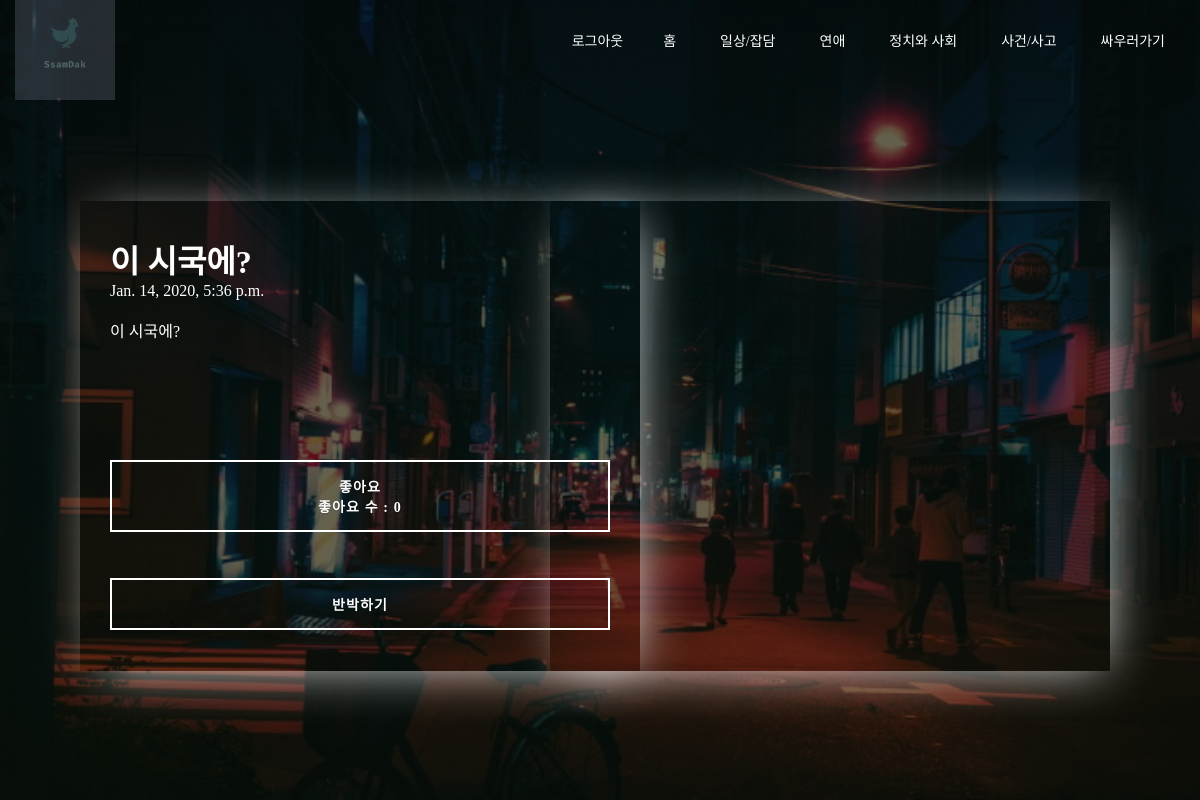
/politics/11, run on the app's committed database.
### FightTogether/models.py (models this page shows, shortened)
class Politics(models.Model): #정치/사회와 관련된 디비
    title = models.CharField(max_length=200)
    pub_date = models.DateTimeField('date published')
    password = models.CharField(max_length = 50,null = True)
    body = models.TextField()
    like_count = models.PositiveIntegerField(default=0)

### FightTogether/views.py (the view)
# urls.py: path('politics/<int:politics_id>',FightTogether.views.politics_detail,name="politics_detail"),
def politics_detail(request,politics_id):
    politics_detail = get_object_or_404(Politics,pk = politics_id)
    refutes_list = Refute.objects.all()
    return render(request,'politics_detail.html',{'politics':politics_detail,'refute':refutes_list})

### FightTogether/templates/politics_detail.html (shortened to what this page needs)
{% load static %}
<!doctype html>
<html lang="ko">
    <head>
    <link rel="stylesheet" href="{% static 'index_style.css' %}">
    <link rel="stylesheet" href="https://cdnjs.cloudflare.com/ajax/libs/animate.css/3.7.2/animate.min.css">
  </head>
  <body>
  <header>
    <div class="wrapper">
      <div class="logo">
        <img src="{% static 'logo.png'%}" alt="로고">
      </div>
      <ul class = "nav-area">
        <li><a>{{user.username}}</a></li>
        <li><a href="{%url 'login'%}">로그아웃</a>
        <li><a href="{%url 'home'%}">홈</a></li>
        <li><a href="{%url 'board'%}">일상/잡담</a></li>
        <li><a href="{%url 'love'%}">연애</a></li>
        <li><a href="{%url 'politics'%}">정치와 사회</a></li>
        <li><a href="{%url 'incident'%}">사건/사고</a></li>
        <li><a href="{%url 'newpost'%}">싸우러가기</a></li>
      </ul>
    </div>
<br><br>
<div class="animated lightSpeedIn">
<div class="post">
<h1>{{politics.title}}</h1>
<p>{{politics.pub_date}}<br><br></p>
<p>{{politics.body}}</p>
<br><br><br><br><br><br>
<a href="{% url 'post_like_toggle3' politics.id %}" class="btn btn-sm animated-button victoria-one">
    {% if politics in user.profile.like_posts3.all %}
        취소
    {% else %}
        좋아요
    {% endif %}
    <br>좋아요 수 : {{politics.like_count}}
</a>
<br><br>
<a href = "{% url 'refute' %}" class = "btn btn-sm animated-button victoria-one">반박하기 </a>
</div>
</div>
<div class="animated rotateInDownLeft">
<div class="refute">
</div>
</div>
</body>

### FightTogether/static/index_style.css (style rules this page uses)
* { margin: 0; padding: 0; }
.wrapper { width: 1170px; margin:auto; }
.post { width: 500px; height: 400px; color:#fff; top:400px; left:350px; padding: 35px 30px; margin-bottom: 20px; margin-left: 10px; position: absolute; transform: translate(-50%,-50%); box-shadow: 8px 8px 50px -15px #ecf0f1; }
.post a { color:#fff }
.refute { width: 500px; height: 400px; color:#fff; top:400px; right:-200px; padding: 35px 30px; margin-bottom: 20px; margin-right: 10px; position: absolute; transform: translate(-50%,-50%); box-shadow: 8px 8px 50px -15px #ecf0f1; }
.logo img { width: 100px; float: left; height: auto; opacity: 0.4; }
.nav-area { float: right; list-style: none; margin-top: 30px; }
.nav-area li { display: inline-block; }
.nav-area li a { color: #fff; text-decoration: none; padding: 5px 20px; font-family: poppins; font-size: 14px; }
header { background: linear-gradient(rgba(0,0,0,0.6),rgba(0,0,0,0.6)),url("index.jpg"); height: 100vh; -webkit-background-size:cover; background-size: cover; background-position: center center; position: relative; }
a.animated-button:link, a.animated-button:visited { position: relative; display: block; margin: 30px auto 0; padding: 14px 15px; color: #fff; font-size:14px; font-weight: bold; text-align: center; text-decoration: none; text-transform: uppercase; overflow: hidden; letter-spacing: .08em; border-radius: 0; text-shadow: 0 0 1px rgba(0, 0, 0, 0.2), 0 1px 0 rgba(0, 0, 0, 0.2); -webkit-transition: all 1s ease; -moz-transition: all 1s ease; -o-transition: all 1s ease; transition: all 1s ease; }
a.animated-button:link:after, a.animated-button:visited:after { content: ""; position: absolute; height: 0%; left: 50%; top: 50%; width: 150%; z-index: -1; -webkit-transition: all 0.75s ease 0s; -moz-transition: all 0.75s ease 0s; -o-transition: all 0.75s ease 0s; transition: all 0.75s ease 0s; }
a.animated-button:link, a.animated-button:visited { position: relative; display: block; margin: 10px auto 0; padding: 14px 15px; color: #fff; font-size:14px; border-radius: 0; font-weight: bold; text-align: center; text-decoration: none; text-transform: uppercase; overflow: hidden; letter-spacing: .08em; text-shadow: 0 0 1px rgba(0, 0, 0, 0.2), 0 1px 0 rgba(0, 0, 0, 0.2); -webkit-transition: all 1s ease; -moz-transition: all 1s ease; -o-transition: all 1s ease; transition: all 1s ease; }
a.animated-button.victoria-one { border: 2px solid #fff; }
a.animated-button.victoria-one:after { background: #fff; -moz-transform: translateX(-50%) translateY(-50%) rotate(-25deg); -ms-transform: translateX(-50%) translateY(-50%) rotate(-25deg); -webkit-transform: translateX(-50%) translateY(-50%) rotate(-25deg); transform: translateX(-50%) translateY(-50%) rotate(-25deg); }

### data on the page
Politics: title "이 시국에?", pub_date "Jan. 14, 2020, 5:36 p.m.", body "이 시국에?", like_count "0"
